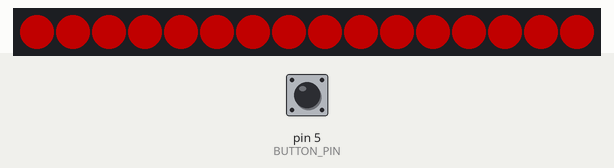
Simulated run of this sketch. Board: Arduino Uno, built for the host (arithmetic inside an expression is 32-bit, double 64-bit). Shown: 16 RGB LEDs in strip order, left to right. The test bench sets the inputs (shaded band); at power-on: pin 5 (BUTTON_PIN) HIGH. Dim RGB values are drawn brighter than linear.

Above: at 0.8 s.
0.9 s: pin 5 (BUTTON_PIN) pulled LOW for 3.2 s
At 3.3 s:
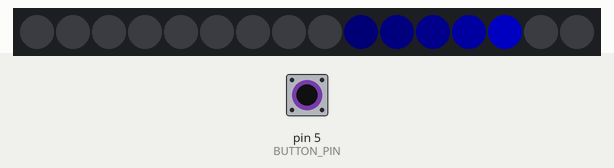
5.6 s: pin 5 (BUTTON_PIN) pulled LOW for 0.15 s
At 6.9 s:
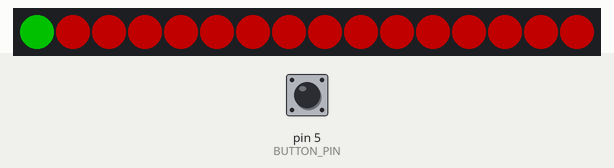
7.3 s: pin 5 (BUTTON_PIN) pulled LOW for 3.2 s
At 15.4 s:
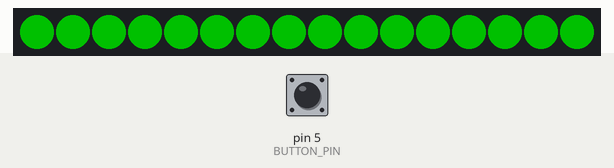
Timing chart, 0 to 16.9 s (numbered marks = the images above; inputs shaded):
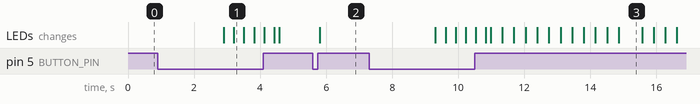

Measured:
- after the input at 0.9 s, the LEDs: first change after 2.0 s (image 1 shows a later state)
- after the input at 5.6 s, the LEDs: change after 0.20 s (image 2)
- after the input at 7.3 s, the LEDs: first change after 2.0 s (image 3 shows a later state)

The sketch:

TurnTimer_Button.ino
```cpp
#include <FastLED.h>

//pins
const byte BUTTON_PIN = 5;
const byte DATA_PIN = 4;

// LED array
const byte NUM_LEDS = 16;
CRGB leds[NUM_LEDS];

// Colors used when setting time.  Color ref: https://github.com/FastLED/FastLED/wiki/FastLED-HSV-Colors
const CHSV UNCOUNTED_COLOR = CHSV(0, 255, 255); //Red
const CHSV SECONDS_COUNTED_COLOR = CHSV(160, 255, 255); //Blue
const CHSV MINUTES_COUNTED_COLOR = CHSV(96, 255, 255); // Green
const CHSV HOURS_COUNTED_COLOR = CHSV(64, 255, 255); // Yellow

// Colors / "Hue" used durring each turn (0-255)
const int START_HUE = 85; //Green(ish) MUST be a number < END_HUE
const int END_HUE = 255; //Red
const int HUE_INCREMENT = END_HUE - START_HUE; // Used to change color based on selcted turn time

// Timing settings
const unsigned long HOLD_TO_FINISH_INTERVAL = 2 * 1000; // How long to hold button when making final selection for time
long turnTime = 0; // Manages the turnTime - determined in setup(), used in loop()

// Flag set in ISR to indicate a button press
volatile boolean buttonPressed = false;


/************************************************************
   ISR: Actions to take on button press
 ***********************************************************/
void ARDUINO_ISR_ATTR buttonPress() {

    buttonPressed = true; //flag that button was pressed
}

/************************************************************
   LED Effect: Set all LEDs same color
 ***********************************************************/
void changeAllColorTo(int h, int s = 255, int v = 255) {
  for (int i = 0; i < NUM_LEDS; i++) {
    leds[i] = CHSV(h, s, v);
  }
}

/************************************************************
   LED Effect: Blink Red
 ***********************************************************/
void blinkRed() {

  changeAllColorTo(255);
  FastLED.show();
  delay(300);

  changeAllColorTo(0, 0, 0);
  FastLED.show();
  delay(300);
}

/************************************************************
   LED Effect: Fade All
 ***********************************************************/
void fadeall() {
  for (int i = 0; i < NUM_LEDS; i++) {
    leds[i].nscale8(100);
  }
}

/************************************************************
   LED Effect: Half Cyclon
 ***********************************************************/
void halfCylon(CHSV color) {
  static uint8_t hue = 0;

  for (int i = 0; i < NUM_LEDS; i++) {
    leds[i] = color;
    FastLED.show();
    fadeall();
    delay(10);
  }
}

/************************************************************
   Signal a time unit has been selected
 ***********************************************************/
void signalTimeSelected(CHSV color) {
  for (int i = 0; i < 10; i++) {
    halfCylon(color);
  }
}

/************************************************************
   Select Turn Time Routine
 ***********************************************************/
int selectTime(CHSV uncountedColor, CHSV countedColor) {

  int timeCounter = 0; // This tracks the button presses, each button press is a time unit
  unsigned long previousButtonHoldTime = 0; // Used for determining long button hold time
  boolean update = true;

  while (true) {

    if (update) {
      // Set color of each LED based on counted or uncounted
      for (int i = 0; i < NUM_LEDS; i++) {
        leds[i] = i < timeCounter
                  ? countedColor
                  : uncountedColor;
      }

      FastLED.show();
      update = false;
    }

    // Increment count when button pressed
    if (buttonPressed) {

      // Debounce button press
      delay(50);
      if(digitalRead(BUTTON_PIN)) {
        buttonPressed = false; // Reset ISR button flag
        timeCounter++;
        update = true;

        //Rollover timeCounter if max reached
        if (timeCounter >= NUM_LEDS) {
          timeCounter = 0;
        }
      }
    }

    // Check if button held
    if (!digitalRead(BUTTON_PIN)) {

      // Exit while if button has been held "long" time
      if (millis() - previousButtonHoldTime > HOLD_TO_FINISH_INTERVAL) {

        signalTimeSelected(countedColor); //Display cylon effect to show selection has been made
        buttonPressed = false; // reset ISR button flag
        break;
      }

    } else {
      previousButtonHoldTime = millis();
    }
  }

  return timeCounter; //Returns the number of times the button was pressed (less the long hold)
}


/************************************************************
   Compute Turn Time
 ***********************************************************/
long computeTurnTime(long s = 0, long m = 0, long h = 0) {

  s = s * 5 * 1000; // 5 seconds for every count

  if ( m <= 11 ) {
    m = m * 60 * 1000; // 1 minute for every count <= 10
  } else {
    m = m * 5 * 60 * 1000; // 5 min for every count over 10
  }

  h = h * 60 * 60 * 1000; // 1 hour for every count

  return s + m + h; // in milliseconds
}

void setup() {
  Serial.begin(115200);

  FastLED.addLeds<NEOPIXEL, DATA_PIN>(leds, NUM_LEDS); //adds the
  FastLED.setBrightness(84);

  pinMode(BUTTON_PIN, INPUT_PULLUP);
  attachInterrupt(digitalPinToInterrupt(BUTTON_PIN), buttonPress, RISING);

  // Set turn time.  Select seconds, then minutes.
  long secondsCount = selectTime(UNCOUNTED_COLOR, SECONDS_COUNTED_COLOR);
  long minutesCount = selectTime(UNCOUNTED_COLOR, MINUTES_COUNTED_COLOR);
  //long hoursCount = selectTime(UNCOUNTED_COLOR, HOURS_COUNTED_COLOR); //Add this is you have REALLY long turns

  turnTime = computeTurnTime(secondsCount, minutesCount);
}

void loop() {

  boolean overTime = false;

  // As turn time elapses, show a fade from Green to Blue to Red
  for (int hue = START_HUE; hue <= END_HUE; hue++) {
    changeAllColorTo(hue);
    FastLED.show();
    delay(turnTime / HUE_INCREMENT);

    // If button flag was set in ISR then exit
    if (buttonPressed) {
      buttonPressed = false; // Reset button flag
      break;
    }

    // If button is not pressed before turn ends, LEDs go into "overtime" mode
    if (hue == END_HUE) {
      overTime = true;
    }
  }

  // Over Time Mode, All LEDs blink
  while (overTime) {

    blinkRed();

    // If button flag was set in ISR then exit
    if (buttonPressed) {
      buttonPressed = false;
      break;
    }
  }
} // End loop()
```
